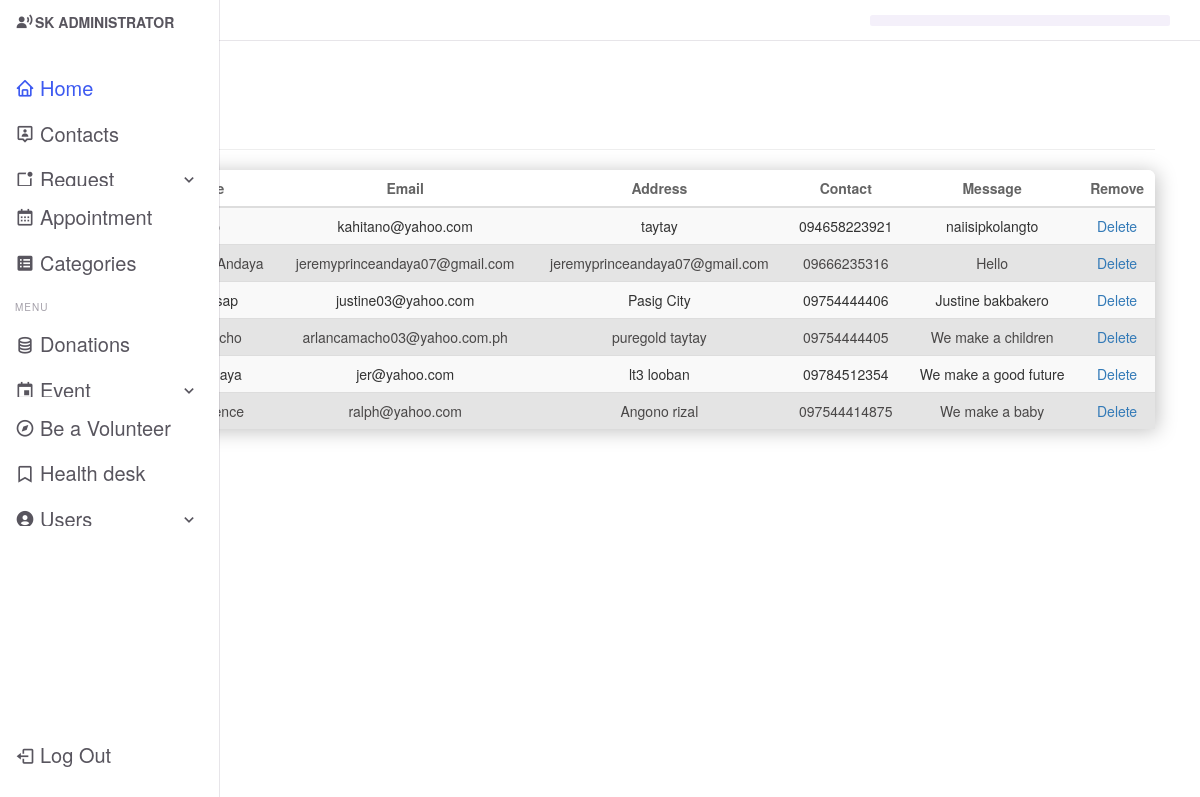
The app's page /admin/contact.php (signed in), older data.
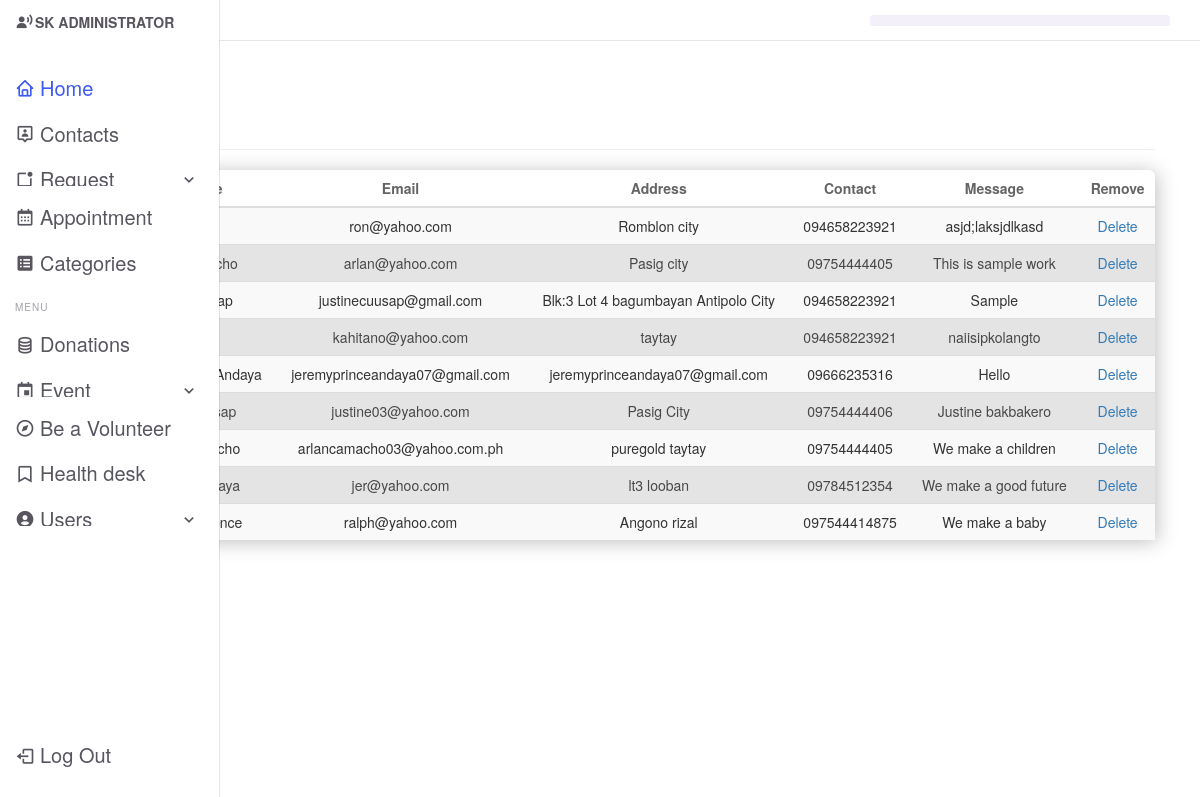
The same page, newer data.
### tables this page shows
CREATE TABLE `contact` (
  `id` int(3) NOT NULL,
  `fullname` varchar(255) NOT NULL,
  `email` varchar(255) NOT NULL,
  `address` varchar(255) NOT NULL,
  `contact` varchar(15) NOT NULL,
  `message` varchar(255) NOT NULL
);

### admin/contact.php (the view, shortened to what this page needs)
<!DOCTYPE html>
<html lang="en">
<?php include "includes/admin_header.php"; ?>
<body style="background:#ffffff;">
    <div id="">
        <?php include "includes/admin_navigation.php"; ?>
        <div id="">
            <div class="container-fluid">
                <div class="row">
                    <div class="col-lg-12">
                        <h1 class="page-header"> Contact</h1>
                       <table class="table table-striped  table-hover table-primary">
                       <thead class="thead-dark">
                            <tr>
                                <th>Id</th>
                                <th>Fullname</th>
                                <th>Email</th>
                                <th>Address</th>
                                <th>Contact</th>
                                <th>Message</th>
                                <th>Remove</th>
                            </tr>
                        </thead>
                        <tbody>
                        <?php
                        $query = "SELECT * FROM contact ORDER by id DESC";
                        $select_contact = mysqli_query($connection,$query);
                        while($row = mysqli_fetch_assoc($select_contact)){
                        $id = $row['id'];
                        $fullname = $row['fullname'];
                        $email = $row['email'];
                        $address = $row['address'];
                        $contact = $row['contact'];
                        $message = $row['message'];
                        echo "<tr>";
                            echo "<td>{$id}</td>";
                            echo "<td>{$fullname}</td>";
                            echo "<td>{$email}</td>";
                            echo "<td>{$address}</td>";
                            echo "<td>{$contact}</td>";
                            echo "<td>{$message}</td>";
                            echo "<td><a onClick=\"javascript: return confirm('Are you sure you want to delete?');\" href='contact.php?delete={$id}'>Delete</a></td>";
                        echo "</tr>";
                    }
                    ?>
                        </tbody>
                       </table>
                    </div>
                </div>
            </div>
        </div>
<?php include "includes/admin_footer.php" ?>

### admin/includes/admin_header.php (shortened to what this page needs)
<!DOCTYPE html>
<html lang="en">
<head>
    <link href='https://cdn.jsdelivr.net/npm/boxicons@2.0.5/css/boxicons.min.css' rel='stylesheet'>
    <link href="css/bootstrap.min.css" rel="stylesheet">
    <link href="css/admin.css" rel="stylesheet">
    <link href="css/sb-admin.css" rel="stylesheet">
    <link href="font-awesome/css/font-awesome.min.css" rel="stylesheet" type="text/css">
</head>

### admin/includes/admin_navigation.php (shortened to what this page needs)
<header class="header">
            <div class="header__container">
                <div class="header__search">
                </div>
            </div>
        </header>
        <div class="nav" id="navbar">
            <nav class="nav__container">
                <div>
                    <a href="#" class="nav__link nav__logo">
                    <i class='bx bxs-user-voice' style="font-size:2rem;"></i>
                        <span class="nav__logo-name">SK ADMINISTRATOR</span>
                    </a>
                    <div class="nav__list">
                        <div class="nav__items">
                            <a href="../index.php" class="nav__link active">
                                <i class='bx bx-home nav__icon' ></i>
                                <span class="nav__name">Home</span>
                            </a>
                            <a href="./contact.php" class="nav__link">
                                <i class='bx bx-user-pin nav__icon' ></i>
                                <span class="nav__name">Contacts</span>
                            </a>
                            <div class="nav__dropdown">
                                <a href="#" class="nav__link">
                                    <i class='bx bx-notification nav__icon' ></i>
                                    <span class="nav__name">Request</span>
                                    <i class='bx bx-chevron-down nav__icon nav__dropdown-icon'></i>
                                </a>
                            </div>
                            <a href="./appointment.php" class="nav__link">
                                <i class='bx bx-calendar nav__icon' ></i>
                                <span class="nav__name">Appointment</span>
                            </a>
                            <a href="./categories.php" class="nav__link">
                                <i class='bx bxs-spreadsheet nav__icon' ></i>
                                <span class="nav__name">Categories</span>
                            </a>
                        </div>
                        <div class="nav__items">
                            <h3 class="nav__subtitle">Menu</h3>
                            <a href="./donations.php" class="nav__link">
                                <i class='bx bx-coin-stack nav__icon' ></i>
                                <span class="nav__name">Donations</span>
                            </a>
                            <div class="nav__dropdown">
                                <a href="#" class="nav__link">
                                    <i class='bx bx-calendar-event nav__icon' ></i>
                                    <span class="nav__name">Event</span>
                                    <i class='bx bx-chevron-down nav__icon nav__dropdown-icon'></i>
                                </a>
                            </div>
                            <a href="./volunteerview.php"" class="nav__link">
                                <i class='bx bx-compass nav__icon' ></i>
                                <span class="nav__name">Be a Volunteer</span>
                            </a>
                            <a href="./helpdeskview.php" class="nav__link">
                                <i class='bx bx-bookmark nav__icon' ></i>
                                <span class="nav__name">Health desk </span>
                            </a>
                            <div class="nav__dropdown">
                                <a href="#" class="nav__link">
                                    <i class='bx bxs-user-circle nav__icon' ></i>
                                    <span class="nav__name">Users</span>
                                    <i class='bx bx-chevron-down nav__icon nav__dropdown-icon'></i>
                                </a>
                            </div>
                        </div>
                    </div>
                </div>
                <a href="../includes/logout.php" class="nav__link nav__logout">
                    <i class='bx bx-log-out nav__icon' ></i>
                    <span class="nav__name">Log Out</span>
                </a>
            </nav>
        </div>

### admin/includes/admin_footer.php (shortened to what this page needs)
</div>
</body>
</html>

### admin/css/admin.css (style rules this page uses)
:root { --header-height: 3.5rem; --nav-width: 219px; --first-color: #3d5af1 !important; --first-color-light: #F4F0FA; --title-color: #19181B; --text-color: #58555E; --text-color-light: #A5A1AA; --body-color: #F9F6FD; --container-color: #FFFFFF; --body-font: 'Poppins', sans-serif; --normal-font-size:1rem !important; --small-font-size: 2rem !important; --smaller-font-size: 1.4rem !important; --font-medium: 500; --font-semi-bold: 600; --z-fixed: 100; }
@media screen and (min-width: 1024px) { :root { --normal-font-size: 1rem; --small-font-size: .875rem; --smaller-font-size: .813rem; } }
h3 { margin: 0; }
a { text-decoration: none; }
.header { position: fixed; top: 0; left: 0; width: 100%; background-color: var(--container-color); box-shadow: 0 1px 0 rgba(22, 8, 43, 0.1); padding: 0 1rem; z-index: var(--z-fixed); }
.header__container { display: flex; align-items: center; height: var(--header-height); justify-content: space-between; }
.header__search { display: flex; padding: .40rem .75rem; background-color: var(--first-color-light); border-radius: .25rem; }
.nav { position: fixed; top: 0; left: -100%; height: 100vh; padding: 1rem 1rem 0; background-color: var(--container-color); box-shadow: 1px 0 0 rgba(22, 8, 43, 0.1); z-index: var(--z-fixed); transition: .4s; }
.nav__container { height: 100%; display: flex; flex-direction: column; justify-content: space-between; padding-bottom: 3rem; overflow: auto; scrollbar-width: none; }
.nav__logo { font-weight: var(--font-semi-bold); margin-bottom: 2.5rem; }
.nav__list, .nav__items { display: grid; }
.nav__list { row-gap: 2.5rem; }
.nav__items { row-gap: 1.5rem; }
.nav__subtitle { font-size: var(--normal-font-size); text-transform: uppercase; letter-spacing: .1rem; color: var(--text-color-light); }
.nav__link { display: flex; align-items: center; color: var(--text-color); }
.nav__icon { font-size: 2rem !important; margin-right: .5rem; }
.nav__name { font-size: var(--small-font-size); font-weight: var(--font-medium); white-space: nowrap; }
.nav__logout { margin-top: 5rem; }
.nav__dropdown { overflow: hidden; max-height: 21px; transition: .4s ease-in-out; }
.nav__dropdown-icon { margin-left: auto; transition: .4s; }
.active { color: var(--first-color); }
@media screen and (min-width: 768px) { body { padding: 1rem 3rem 0 6rem; } }
@media screen and (min-width: 768px) { .header { padding: 0 3rem 0 6rem; } }
@media screen and (min-width: 768px) { .header__container { height: calc(var(--header-height) + .5rem); } }
@media screen and (min-width: 768px) { .header__search { width: 300px; padding: .55rem .75rem; } }
@media screen and (min-width: 768px) { .nav { left: 0; padding: 1.2rem 1.5rem 0; width: 68px; } }
@media screen and (min-width: 768px) { .nav__items { row-gap: 1.7rem; } }
@media screen and (min-width: 768px) { .nav__icon { font-size: 1.3rem; } }
@media screen and (min-width: 768px) { .nav__logo-name, .nav__name, .nav__subtitle, .nav__dropdown-icon { opacity: 0; transition: .3s; } }

### admin/css/sb-admin.css (style rules this page uses)
body { margin-top: 100px; background-color: #222; }
@media (min-width:768px) { body { margin-top: 50px; } }
.table { margin-top: 1rem; max-width: 100%; width: 100%; border-collapse: collapse !important; font-size: 1rem; border-radius: 7px 7px 0 0; overflow: hidden; box-shadow: 2px 2px 20px rgba(0,0,0,0.25); }
.table th { background-color:#ffffff; color: rgb(100, 100, 100); }
.table thead tr { font-weight: normal; }
.table td , .table th { padding: 13px 12px; text-align: center; font-size: 1.4rem; }
.table tbody tr:nth-child(even) { background-color:#e4e4e4 ; font-weight:500; color: rgb(73, 71, 71); }
.table tbody tr { cursor: pointer; transition: all .2s ease-in; }

Row changes from the older to the newer data that the page shows:
added contact: email "ron@yahoo.com", address "Romblon city", contact "094658223921", message "asjd;laksjdlkasd"
added contact: email "arlan@yahoo.com", address "Pasig city", contact "09754444405", message "This is sample work"
added contact: email "justinecuusap@gmail.com", address "Blk:3 Lot 4 bagumbayan Antipolo City", contact "094658223921", message "Sample"
